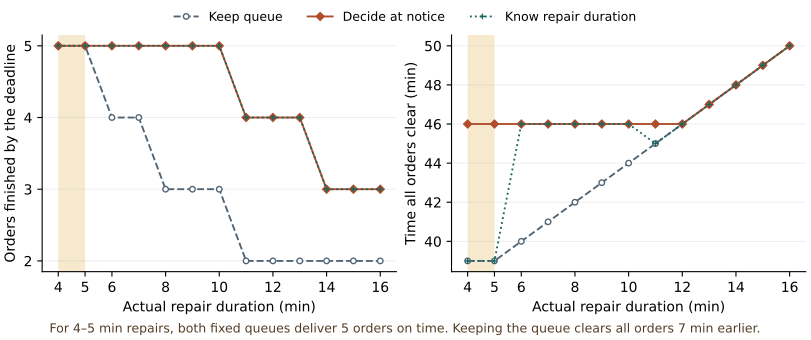

Write Python code to recreate this figure.
"""Evaluate one-time inspection queue decisions made before a repair ends.

All expectations are exact finite sums over constructed duration distributions.
The schedule and the independent minute-step replay use the case's shared rules.
"""

import itertools
import json
import math
import sys
from fractions import Fraction
from pathlib import Path

sys.dont_write_bytecode = True
from schedule import score, simulate, tick_check, validate_inputs


ROOT = Path(__file__).resolve().parent


def inputs():
    data = json.loads((ROOT / "schedule_inputs.json").read_text(encoding="utf-8"))
    design = json.loads((ROOT / "uncertain_inputs.json").read_text(encoding="utf-8"))
    validate_inputs(data)
    durations = design["duration_minutes"]
    if not durations or sorted(set(durations)) != durations or any(type(x) is not int or x < 1 for x in durations):
        raise ValueError("repair durations must be increasing, distinct positive integers")
    for weights in design["weight_profiles"].values():
        if len(weights) != len(durations) or any(type(w) is not int or w <= 0 for w in weights):
            raise ValueError("each duration requires a positive integer weight")
    if design["design_profile"] not in design["weight_profiles"]:
        raise ValueError("missing design profile")
    if len(set(design["conditional_cases"])) != len(design["conditional_cases"]):
        raise ValueError("duplicate conditional case")
    if design["figure_case"] not in design["conditional_cases"]:
        raise ValueError("figure case must be an evaluated case")
    return data, design


def weighted_totals(records, weights):
    # Integral numerators avoid tolerances or premature rounding in a tie.
    return tuple(sum(record[key] * w for record, w in zip(records, weights, strict=True))
                 for key in ("k", "makespan_min", "sum_completion_min"))


def best_orders(outcomes, weights, keep):
    def key(order):
        count, clearing, flow = weighted_totals(outcomes[order], weights)
        return -count, clearing, order != keep, flow, order

    order = min(outcomes, key=key)
    objective = key(order)[:2]
    tied = sum(key(candidate)[:2] == objective for candidate in outcomes)
    return order, tied


def schedule_choices(data, design, case, nominal):
    times = data["inspection_review_minutes"]
    event = data["event_min"]
    prefix = tuple(j["job"] for j in nominal["jobs"] if j["inspect"][0] < event)
    keep = tuple(nominal["order"] + case["added"])
    durations = design["duration_minutes"]
    baseline = simulate(nominal["order"], times)
    observed = [j["inspect"] for j in baseline["jobs"][:len(prefix)]]
    outcomes = {}
    for suffix in itertools.permutations(keep[len(prefix):]):
        order = prefix + suffix
        change = data["changeover_min"] if order != keep else 0
        by_duration = []
        for duration in durations:
            record = score(simulate(order, times, event, len(prefix), change, duration), data["window_end_min"])
            tick_check(record, times, event, len(prefix), change, duration)
            assert [j["inspect"] for j in record["jobs"][:len(prefix)]] == observed
            if record["setup"]:
                assert record["setup"][0] >= event
            by_duration.append({key: record[key] for key in ("k", "makespan_min", "sum_completion_min")})
        outcomes[order] = by_duration
    assert len(outcomes) == math.factorial(len(keep) - len(prefix))
    return prefix, keep, outcomes


def summarize(records, weights, n_jobs):
    k, clear, _ = weighted_totals(records, weights)
    total = sum(weights)
    return {"expected_k": k / total, "expected_fraction": k / (total * n_jobs),
            "expected_clearing_min": clear / total,
            "weighted_k_sum": k, "weighted_clearing_sum": clear, "weight_sum": total}


def value_tradeoff(outcomes, weights):
    """Minimize E[C] - v E[k] for every nonnegative value v (minutes per order)."""
    groups = {}
    for order, records in sorted(outcomes.items()):
        k, clearing, _ = weighted_totals(records, weights)
        groups.setdefault((k, clearing), []).append(list(order))

    # For each cost line, intersect its pairwise optimality inequalities with
    # v >= 0. Common weight denominators cancel, so all endpoints are exact.
    intervals = []
    endpoints = {Fraction(0)}
    for (k, clearing), orders in groups.items():
        lower, upper = Fraction(0), None
        for other_k, other_clearing in groups:
            if k == other_k:
                if clearing > other_clearing:
                    break
                continue
            crossing = Fraction(clearing - other_clearing, k - other_k)
            if k > other_k:
                lower = max(lower, crossing)
            else:
                upper = crossing if upper is None else min(upper, crossing)
        else:
            if upper is not None and lower > upper:
                continue
            endpoints.add(lower)
            if upper is not None:
                endpoints.add(upper)
            if lower != upper:
                intervals.append((lower, upper, k, clearing, orders))

    # Evaluate boundary costs separately to retain all ties, including queues
    # which are optimal only at one point. Each order is fixed across durations.
    def winners(value):
        costs = {(k, clearing): clearing - value * k for k, clearing in groups}
        best = min(costs.values())
        return sorted(order for line in groups if costs[line] == best for order in groups[line])

    rows = []
    for lower, upper, k, clearing, orders in sorted(intervals, key=lambda row: row[0]):
        probe = lower + 1 if upper is None else (lower + upper) / 2
        assert winners(probe) == orders
        rows.append({
            "lower_v": str(lower), "upper_v": None if upper is None else str(upper),
            "weighted_k_sum": k, "weighted_clearing_sum": clearing, "orders": orders,
        })
    return {
        "weight_sum": sum(weights),
        "intervals": rows,
        "boundaries": [{"v": str(v), "orders": winners(v)} for v in sorted(endpoints)],
    }


def experiment(data, design, case, nominal):
    durations = design["duration_minutes"]
    profiles = design["weight_profiles"]
    nominal_weights = profiles[design["design_profile"]]
    prefix, keep, outcomes = schedule_choices(data, design, case, nominal)
    # The plug-in policy solves for the single support value closest to the
    # prior mean (choose the lower on an exact tie), before seeing the repair.
    numerator = sum(d * w for d, w in zip(durations, nominal_weights))
    plug_index = min(range(len(durations)), key=lambda i: abs(durations[i] * sum(nominal_weights) - numerator))
    perfect_orders = []
    for i in range(len(durations)):
        delta = [int(i == j) for j in range(len(durations))]
        perfect_orders.append(best_orders(outcomes, delta, keep)[0])
    oracle = [outcomes[order][i] for i, order in enumerate(perfect_orders)]
    selected, ties = best_orders(outcomes, nominal_weights, keep)
    suffix = sorted(keep[len(prefix):], key=lambda j: (sum(data["inspection_review_minutes"][j]), j))
    fixed = {"keep": keep, "short_total_work": prefix + tuple(suffix),
             "plug_in_mean": perfect_orders[plug_index], "distribution": selected}
    # Each implementable plan below is one tuple for every possible actual duration.
    assert all(order in outcomes and order[:len(prefix)] == prefix for order in fixed.values())
    strategies = {name: outcomes[order] for name, order in fixed.items()}
    strategies["perfect_information"] = oracle
    for i, benchmark in enumerate(oracle):
        for rows in outcomes.values():
            assert (-benchmark["k"], benchmark["makespan_min"]) <= (-rows[i]["k"], rows[i]["makespan_min"])
    evaluations = {}
    for name, weights in profiles.items():
        optimum, n_ties = best_orders(outcomes, weights, keep)
        metrics = {pid: summarize(rows, weights, len(keep)) for pid, rows in strategies.items()}
        metrics["refit_for_profile"] = summarize(outcomes[optimum], weights, len(keep))
        evaluations[name] = {
            "mean_repair_min": sum(d*w for d, w in zip(durations, weights)) / sum(weights),
            "refit_order": list(optimum), "refit_ties_on_primary_and_secondary": n_ties,
            "scores": metrics,
        }
    result = {
        "case": case["id"], "new_jobs": case["added"], "N": len(keep), "frozen": list(prefix),
        "candidate_orders": len(outcomes), "minute_replays": len(outcomes)*len(durations),
        "nominal_ties_on_primary_and_secondary": ties, "plug_in_minutes": durations[plug_index],
        "fixed_orders": {name: list(order) for name, order in fixed.items()},
        "profiles": evaluations,
        "by_realized_duration": [
            {"duration_min": d, "oracle_order": list(perfect_orders[i]),
             "outcomes": {name: {key: rows[i][key] for key in ("k", "makespan_min")}
                          for name, rows in strategies.items()}}
            for i, d in enumerate(durations)
        ],
    }
    if case["id"] == design["figure_case"]:
        result["value_tradeoff"] = value_tradeoff(outcomes, nominal_weights)
    return result


def make_figure(
    case, path,
    short_note=("For 4–5 min repairs, both fixed queues deliver {count} orders on time. "
                "Keeping the queue clears all orders {gain} min earlier."),
):
    import matplotlib
    matplotlib.use("Agg")
    import matplotlib.pyplot as plt

    plt.rcParams["pdf.fonttype"] = 42
    fig, (left, right) = plt.subplots(1, 2, figsize=(8.1, 3.4), layout="constrained")
    rows = case["by_realized_duration"]
    x = [row["duration_min"] for row in rows]
    labels = {"keep": "Keep queue", "distribution": "Decide at notice",
              "perfect_information": "Know repair duration"}
    styles = {"keep": dict(color="#516474", marker="o", mfc="white", ls="--"),
              "distribution": dict(color="#af4c2c", marker="D", ls="-"),
              "perfect_information": dict(color="#17675e", marker="+", ls=":")}
    for method in labels:
        for ax, key in ((left, "k"), (right, "makespan_min")):
            y = [row["outcomes"][method][key] for row in rows]
            ax.plot(x, y, ms=4, lw=1.35, label=labels[method], **styles[method])
    left.set_ylabel("Orders finished by the deadline")
    left.yaxis.get_major_locator().set_params(integer=True)
    right.set_ylabel("Time all orders clear (min)")
    for ax in (left, right):
        ax.set_xlabel("Actual repair duration (min)")
        ax.set_xticks(x[::2])
        ax.grid(axis="y", alpha=.2)
        ax.spines[["right", "top"]].set_visible(False)
    short_repairs = [row["outcomes"] for row in rows if row["duration_min"] in (4, 5)]
    differences = {
        (result["keep"]["k"], result["distribution"]["k"],
         result["distribution"]["makespan_min"] - result["keep"]["makespan_min"])
        for result in short_repairs
    }
    if len(short_repairs) == 2 and len(differences) == 1:
        keep_count, revised_count, gain = differences.pop()
        if keep_count == revised_count and gain > 0:
            for ax in (left, right):
                ax.axvspan(4, 5, facecolor="#f3deb3", alpha=.65, zorder=0)
                ax.set_xticks(sorted(set(x[::2]) | {4, 5}))
            fig.supxlabel(short_note.format(count=keep_count, gain=gain),
                          fontsize=9, color="#533b23")
    handles, legend = left.get_legend_handles_labels()
    fig.legend(handles, legend, loc="outside upper center", ncols=3, frameon=False, fontsize=9)
    fig.savefig(path, metadata={"CreationDate": None, "ModDate": None})
    plt.close(fig)


def main():
    data, design = inputs()
    times = data["inspection_review_minutes"]
    schedules = (simulate(order, times) for order in itertools.permutations(data["initial_order"]))
    nominal = min(schedules, key=lambda r: (r["makespan_min"], r["sum_completion_min"], r["order"]))
    source = {case["id"]: case for case in data["scenarios"]}
    cases = {}
    for case_id in design["conditional_cases"]:
        if case_id not in source or source[case_id]["review_outage_min"] <= 0:
            raise ValueError("conditional case must correspond to a closure in schedule_inputs.json")
        cases[case_id] = experiment(data, design, source[case_id], nominal)
    result = {
        "support_min": design["duration_minutes"], "weight_profiles": design["weight_profiles"],
        "design_profile": design["design_profile"], "initial_queue": nominal["order"],
        "evaluation": "Integer-weighted exact means. For each observed roster, select a fixed suffix by expected timely count then expected actual clearance; ties prefer keep, smaller total completion time then job IDs. Tilt scores re-use the nominal plan and report the tilt-specific optimum separately.",
        "cases": cases,
        "candidate_duration_replays": sum(case["minute_replays"] for case in cases.values()),
    }
    (ROOT / "uncertain_results.json").write_text(json.dumps(result, indent=2, allow_nan=False) + "\n", encoding="utf-8")
    make_figure(cases[design["figure_case"]], ROOT / "uncertain_recovery.pdf")
    print(f"PASS: {result['candidate_duration_replays']} schedule-duration pairs verified by minute replay.")


if __name__ == "__main__":
    main()
